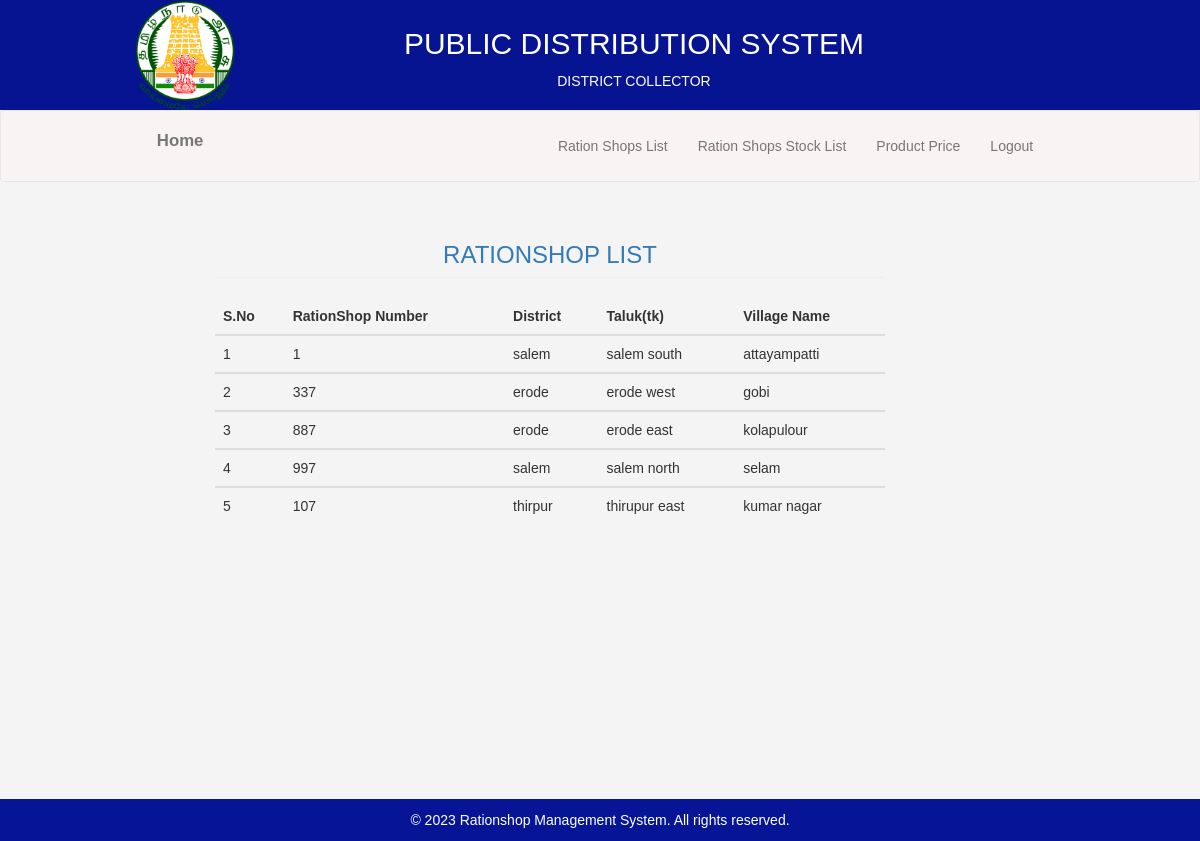
The app's page /web/collector_shoplist/ with its own data.
### web/models.py (models this page shows, shortened)
class ShopDetails(models.Model):
    shopno = models.CharField(max_length=30, primary_key=True)
    district = models.CharField(max_length=40)
    taluk = models.CharField(max_length=50)
    location = models.CharField(max_length=30)

### web/views.py (the view)
def collector_shoplist(request):
    shopdata=ShopDetails.objects.all()
    if(shopdata!=''):
        return render(request,'district_collector/shop_list.html',{'dataofshop':shopdata})
    else:
        return render(request,'district_collector/shop_list.html')

### web/templates/district_collector/shop_list.html
{% extends 'district_collector/collector_base2.html' %}
{% block body %}
<div class="col-md-offset-2 col-md-7">
    <h3 class="page-header text-primary text-center">RATIONSHOP LIST</h3>
    <table class="table table-border col-md-10">
        <thead>
            <tr>
                <th>S.No</th>
                <th>RationShop Number</th>
                <th>District</th>
                <th>Taluk(tk)</th>
                <th>Village Name</th>
            </tr>
        </thead>
        {% for data in dataofshop %}
        <tbody>
            <tr>
                <td>{{forloop.counter}}</td>
                <td>{{data.shopno}}</td>
                <td>{{data.district}}</td>
                <td>{{data.taluk}}</td>
                <td>{{data.location}}</td>
            </tr>
        </tbody>
        {% endfor %}
    </table>
</div>
{% endblock %}

### web/static/web/css/style.css (style rules this page uses)
* { margin: 0; padding: 0; box-sizing: border-box; }
body { font-family: Arial, sans-serif; line-height: 1.6; background-color: #f4f4f4; color: #333; }

### records on screen
ShopDetails: shopno "1", district "salem", taluk "salem south", location "attayampatti"
ShopDetails: shopno "337", district "erode", taluk "erode west", location "gobi"
ShopDetails: shopno "887", district "erode", taluk "erode east", location "kolapulour"
ShopDetails: shopno "997", district "salem", taluk "salem north", location "selam"
ShopDetails: shopno "107", district "thirpur", taluk "thirupur east", location "kumar nagar"
